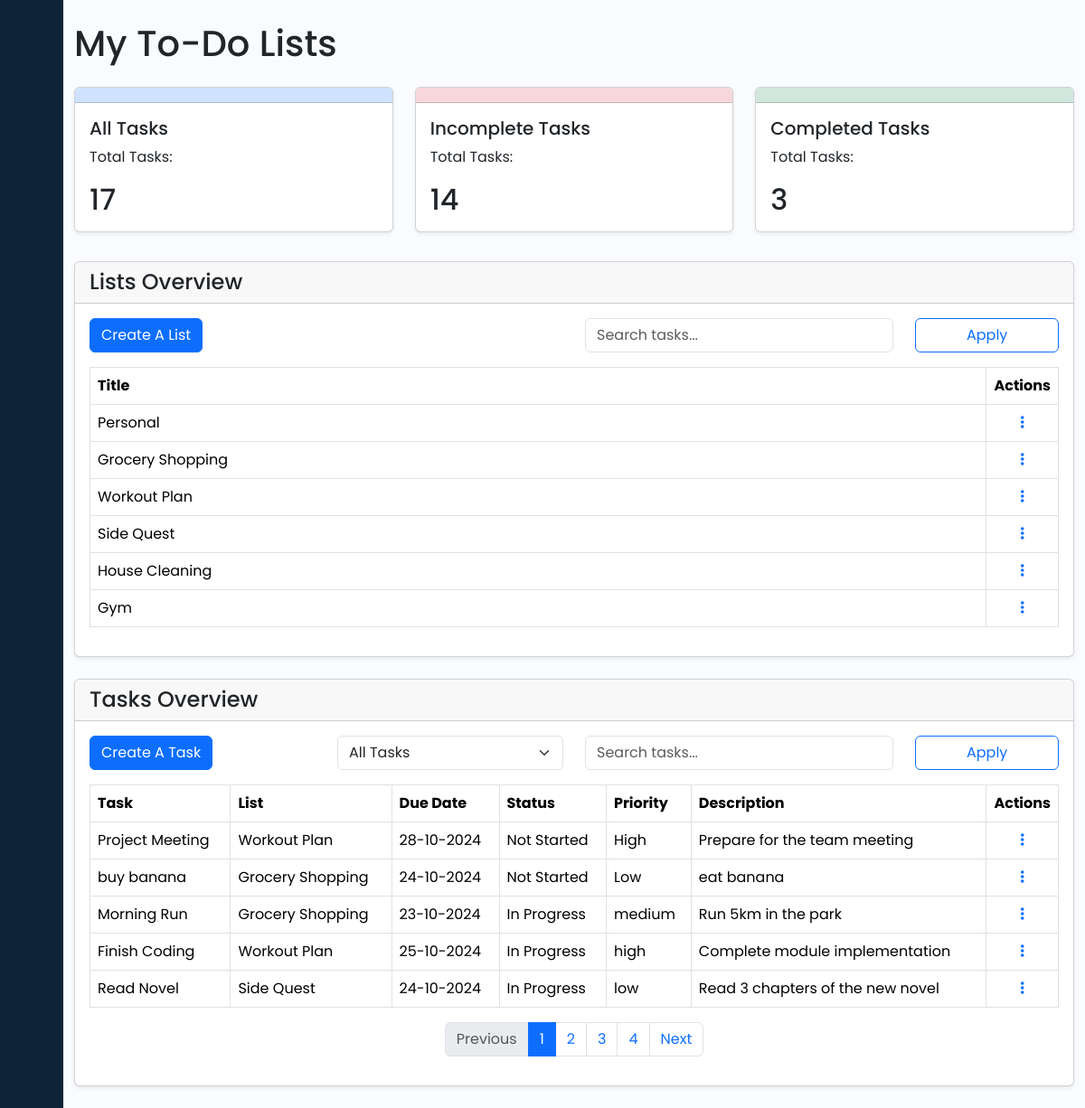
The app's page /index.php (signed in) with its own data.
### tables this page shows
CREATE TABLE `to_do_list` (
  `id` int NOT NULL,
  `user_id` int NOT NULL,
  `title` varchar(255) NOT NULL
);

CREATE TABLE `task` (
  `id` int NOT NULL,
  `todo_list_id` int NOT NULL,
  `name` varchar(100) NOT NULL,
  `description` varchar(255) NOT NULL,
  `due_date` datetime NOT NULL,
  `status` varchar(50) NOT NULL,
  `priority` varchar(50) NOT NULL,
  `createAt` timestamp NOT NULL
);

### index.php (shortened to what this page needs)
<?php
    require 'config.php';
    $userId = $_SESSION['id'];
?>
<!doctype html>
<html lang="en">
<head>
    <link href="https://cdn.jsdelivr.net/npm/bootstrap@5.3.3/dist/css/bootstrap.min.css" rel="stylesheet"
>
    <link href="https://cdn.lineicons.com/4.0/lineicons.css" rel="stylesheet" />
    <link rel="stylesheet" href="https://cdnjs.cloudflare.com/ajax/libs/font-awesome/6.0.0-beta3/css/all.min.css">
    <link href="styles.css" rel="stylesheet">
</head>
<body>
    <div class="wrapper">
        <?php require 'sidebar.php'; ?>
        <div class="main">
            <div class="container mt-4">
                <div class="row mb-3">
                    <h1>My To-Do Lists</h1>
                </div>
                <div class="row row-cols-1 row-cols-sm-2 row-cols-md-3">
                    <div class="col mb-3">
                        <div class="card shadow-sm">
                            <div class="card-header bg-primary-subtle"></div>
                            <div class="card-body">
                                <h5 class="card-title">All Tasks</h5>
                                <p class="card-text">Total Tasks:</p>
                                <?php
                                    $query = (" SELECT COUNT(*) AS task_count FROM task t
                                                JOIN to_do_list l ON t.todo_list_id = l.id
                                                WHERE l.user_id = ?");
                                    $stmt = $conn->prepare($query);
                                    $stmt->execute([$userId]);
                                    $result = $stmt->fetch(PDO::FETCH_ASSOC);
                                    echo "<h2 class='card-text'>".$result['task_count']."</h2>";
                                ?>
                            </div>
                        </div>
                    </div>
                    <div class="col mb-3">
                        <div class="card shadow-sm">
                        <div class="card-header bg-danger-subtle"></div>
                            <div class="card-body">
                                <h5 class="card-title">Incomplete Tasks</h5>
                                <p class="card-text">Total Tasks:</p>
                                <?php
                                    $query = (" SELECT COUNT(*) AS task_count FROM task t
                                                JOIN to_do_list l ON t.todo_list_id = l.id
                                                WHERE l.user_id = ?
                                                AND (t.status = 'Not Started' OR t.status = 'In Progress')");
                                    $stmt = $conn->prepare($query);
                                    $stmt->execute([$userId]);
                                    $result = $stmt->fetch(PDO::FETCH_ASSOC);
                                    echo "<h2 class='card-text'>".$result['task_count']."</h2>";
                                ?>
                            </div>
                        </div>
                    </div>
                    <div class="col mb-3">
                        <div class="card shadow-sm">
                            <div class="card-header bg-success-subtle"></div>
                            <div class="card-body">
                                <h5 class="card-title">Completed Tasks</h5>
                                <p class="card-text">Total Tasks:</p>
                                <?php
                                    $query = (" SELECT COUNT(*) AS task_count FROM task t
                                                JOIN to_do_list l ON t.todo_list_id = l.id
                                                WHERE l.user_id = ?
                                                AND t.status = 'Completed'");
                                    $stmt = $conn->prepare($query);
                                    $stmt->execute([$userId]);
                                    $result = $stmt->fetch(PDO::FETCH_ASSOC);
                                    echo "<h2 class='card-text'>".$result['task_count']."</h2>";
                                ?>
                            </div>
                        </div>
                    </div>
                </div>
            </div>
            <div class="container mt-3">
                <?php require 'listTable.php'; ?>
            </div>
            <div class="container mt-3">
                <?php require 'taskTable.php'; ?>
            </div>
        </div>
    </div>
</body>
</html>

### sidebar.php (shortened to what this page needs)
<aside id="sidebar" class="expand">
    <div class="d-flex">
        <button class="toggle-btn" type="button">
        </button>
    </div>
    <ul class="sidebar-nav">
        <li class="sidebar-item">
            <a href="index.php" class="sidebar-link">
            </a>
        </li>
        <li class="sidebar-item">
            <a href="listView.php" class="sidebar-link">
            </a>
        </li>
        <li class="sidebar-item">
            <a href="profileManagement.php" class="sidebar-link">
            </a>
        </li>
    </ul>
    <div class="sidebar-footer">
        <li class="sidebar-item">
            <a href="logout.php" class="sidebar-link">
            </a>
        </li>
    </div>
</aside>

### listTable.php (shortened to what this page needs)
<?php
    require_once('config.php');
    $sql = "SELECT id, title FROM to_do_list WHERE user_id = ?";
    $params = [$userId];
    $stmt = $conn->prepare($sql);
    $stmt->execute($params);
    $lists = $stmt->fetchAll(PDO::FETCH_ASSOC);
?>
<div class="card mb-4 shadow-sm" id="tableCard">
    <div class="card-header">
        <h4 class="my-0 font-weight-normal">Lists Overview</h4>
    </div>
    <div class="card-body">
        <form method="get">
            <div class="row justify-content-md-between row-cols-1 row-cols-sm-2">
                <div class="mb-3 col-xl-6">
                    <button type="button" class="btn btn-primary" data-bs-toggle="modal" data-bs-target="#listCreateModal">
                        Create A List
                    </button>
                </div>
                <div class="mb-3 col-sm-8 col-xl-4">
                    <input type="text" name="search_query" class="form-control w-100" placeholder="Search tasks..." value="<?php echo isset($_GET['search_query']) ? htmlspecialchars($_GET['search_query']) : ''; ?>">
                </div>
                <div class="mb-3 col-sm-4 col-xl-2">
                    <button type="submit" class="btn btn-outline-primary w-100">Apply</button>
                </div>
            </div>
        </form>
        <?php require 'createList.php'; ?>
        <div class="table-responsive">
            <table class="table table-bordered" id="taskTable">
                <thead>
                    <tr>
                        <th>Title</th>
                        <th>Actions</th>
                    </tr>
                </thead>
                <tbody>
                    <?php foreach ($lists as $list) { ?>
                        <tr>
                            <td><?= htmlspecialchars($list['title']) ?></td>
                            <td>
                                <div class="dropdown">
                                    <a class='link' role='button' data-bs-toggle='dropdown' aria-expanded='false'>
                                        <i class='fas fa-ellipsis-v'></i>
                                    </a>
                                </div>
                            </td>
                        </tr>
                    <?php } ?>
                </tbody>
            </table>
        </div>
    </div>
</div>

### createList.php (shortened to what this page needs)
<html>
</html>

### taskTable.php (shortened to what this page needs)
<?php
require 'deleteTask.php';
$userId = $_SESSION['id'];
$page = isset($_GET['page']) ? (int)$_GET['page'] : 1;
$limit = 5;
$offset = ($page - 1) * $limit;
$statusFilter = isset($_GET['status_filter']) ? $_GET['status_filter'] : '';
$searchQuery = isset($_GET['search_query']) ? $_GET['search_query'] : '';
$params = [$userId];
$countSql = "SELECT COUNT(*) as total
              FROM task t
              JOIN to_do_list l ON t.todo_list_id = l.id
              WHERE l.user_id = ?";
$countStmt = $conn->prepare($countSql);
$countStmt->execute($params);
$totalTasks = $countStmt->fetchColumn();
$totalPages = ceil($totalTasks / $limit);
$sql = "SELECT t.id, t.name, l.title, t.description, t.due_date, t.status, t.priority
        FROM task t
        JOIN to_do_list l ON t.todo_list_id = l.id
        WHERE l.user_id = ?";
$params = [$userId];
$sql .= " ORDER BY t.status DESC
          LIMIT $limit OFFSET $offset";
$stmt = $conn->prepare($sql);
$stmt->execute($params);
$tasks = $stmt->fetchAll(PDO::FETCH_ASSOC);
?>
<div class="card mb-4 shadow-sm" id="tableCard">
    <div class="card-header">
    <h4 class="my-0 font-weight-normal">Tasks Overview</h4>
    </div>
    <div class="card-body">
        <form method="GET">
            <div class="row justify-content-md-center row-cols-1 row-cols-sm-2">
                <div class="mb-3 col-xl-3">
                    <button type="button" class="btn btn-primary" data-bs-toggle="modal" data-bs-target="#taskModal">
                        Create A Task
                    </button>
                </div>
                <div class="mb-3 col-xl-3">
                    <select name="status_filter" class="form-select">
                        <option value="">All Tasks</option>
                    </select>
                </div>
                <div class="mb-3 col-sm-8 col-xl-4">
                    <input type="text" name="search_query" class="form-control w-100" placeholder="Search tasks..." value="<?php echo isset($_GET['search_query']) ? htmlspecialchars($_GET['search_query']) : ''; ?>">
                </div>
                <div class="mb-3 col-sm-4 col-xl-2">
                    <button type="submit" class="btn btn-outline-primary w-100">Apply</button>
                </div>
            </div>
        </form>
        <?php require 'taskModal.php'; ?>
        <div class="table-responsive">
            <table class="table table-bordered" id="taskTable">
                <thead>
                    <tr>
                        <th>Task</th>
                        <th>List</th>
                        <th>Due Date</th>
                        <th>Status</th>
                        <th>Priority</th>
                        <th>Description</th>
                        <th>Actions</th>
                    </tr>
                </thead>
                <tbody>
                    <?php
                    if (empty($tasks)) {
                        echo "<tr><td colspan='7'>No to-do lists found.</td></tr>";
                    } else {
                        foreach ($tasks as $task) {
                            echo "<tr>";
                            echo "<td>" . htmlspecialchars($task['name']) . "</td>";
                            echo "<td>" . htmlspecialchars($task['title']) . "</td>";
                            echo "<td>" . htmlspecialchars(date('d-m-Y', strtotime($task['due_date']))) . "</td>";
                            echo "<td>" . ucfirst(htmlspecialchars($task['status'])) . "</td>";
                            echo "<td>" . htmlspecialchars($task['priority']) . "</td>";
                            echo "<td>" . htmlspecialchars($task['description']) . "</td>";
                            echo "<td>
                                <div class='dropdown'>
                                    <a class='link' role='button' data-bs-toggle='dropdown' aria-expanded='false'>
                                        <i class='fas fa-ellipsis-v'></i>
                                    </a>
                                    <ul class='dropdown-menu'>
                                        <li><a class='dropdown-item' data-bs-toggle='modal' data-bs-target='#editTaskModal" . $task['id'] . "'>Edit</a></li>
                                        <li><a class='dropdown-item' href='deleteTask.php?id=" . $task['id'] . "' onclick='return confirm(\"Are you sure?\");'>Delete</a></li>
                                    </ul>
                                </div>
                            </td>";
                            echo "</tr>";
                        }
                    }
                    ?>
                </tbody>
            </table>
        </div>
        <nav aria-label="Page navigation example">
            <ul class="pagination justify-content-center" id="pagination">
                <li class="page-item <?php echo $page <= 1 ? 'disabled' : ''; ?>">
                    <a class="page-link" href="?page=<?php echo $page - 1; ?>&status_filter=<?php echo urlencode($statusFilter); ?>&search_query=<?php echo urlencode($searchQuery); ?>" tabindex="-1" aria-disabled="true">Previous</a>
                </li>
                <?php for ($i = 1; $i <= $totalPages; $i++) : ?>
                    <li class="page-item <?php echo $page == $i ? 'active' : ''; ?>">
                        <a class="page-link" href="?page=<?php echo $i; ?>&status_filter=<?php echo urlencode($statusFilter); ?>&search_query=<?php echo urlencode($searchQuery); ?>"><?php echo $i; ?></a>
                    </li>
                <?php endfor; ?>
                <li class="page-item <?php echo $page >= $totalPages ? 'disabled' : ''; ?>">
                    <a class="page-link" href="?page=<?php echo $page + 1; ?>&status_filter=<?php echo urlencode($statusFilter); ?>&search_query=<?php echo urlencode($searchQuery); ?>">Next</a>
                </li>
            </ul>
        </nav>
    </div>
</div>

### taskModal.php (shortened to what this page needs)
<html>
</html>

### styles.css (style rules this page uses)
a { text-decoration: none; }
li { list-style: none; }
body { font-family: 'Poppins', sans-serif; }
.wrapper { display: flex; height: 100vh; }
.main { height: 100vh; width: 100%; overflow-y: auto; overflow-x: hidden; transition: all 0.35s ease-in-out; background-color: #fafbfe; }
#sidebar { width: 70px; min-width: 70px; z-index: 1000; transition: all .25s ease-in-out; background-color: #0e2238; display: flex; flex-direction: column; }
.toggle-btn { background-color: transparent; cursor: pointer; border: 0; padding: 1rem 1.5rem; }
.sidebar-nav { padding: 2rem 0; flex: 1 1 auto; }
a.sidebar-link { padding: .625rem 1.625rem; color: #FFF; display: block; font-size: 0.9rem; white-space: nowrap; border-left: 3px solid transparent; }
.sidebar-item { position: relative; }
.table td:last-child { width: 60px; text-align: center; position: relative; }
.dropdown { display: inline-block; }

### records on screen
to_do_list: title "Personal"
to_do_list: title "Grocery Shopping"
to_do_list: title "Workout Plan"
to_do_list: title "Side Quest"
to_do_list: title "House Cleaning"
to_do_list: title "Gym"
task: name "Project Meeting", todo_list.title "Workout Plan", due_date "28-10-2024", status "Not Started", priority "High", description "Prepare for the team meeting"
task: name "buy banana", todo_list.title "Grocery Shopping", due_date "24-10-2024", status "Not Started", priority "Low", description "eat banana"
task: name "Morning Run", todo_list.title "Grocery Shopping", due_date "23-10-2024", status "In Progress", priority "medium", description "Run 5km in the park"
task: name "Finish Coding", todo_list.title "Workout Plan", due_date "25-10-2024", status "In Progress", priority "high", description "Complete module implementation"
task: name "Read Novel", todo_list.title "Side Quest", due_date "24-10-2024", status "In Progress", priority "low", description "Read 3 chapters of the new novel"

### other values on screen
$result['task_count'] "17"
$result['task_count'] "14"
$result['task_count'] "3"
